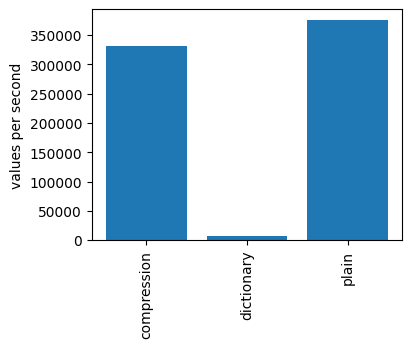

Here is the Python script that generated this plot:
import pandas as pd
import matplotlib.pyplot as plt

plt.rc("axes", axisbelow=True)

df = pd.read_csv("parquet_encoding.csv")

print(df)

plain = df["takes_per_second"].values[0]
compression = df["takes_per_second"].values[1]
dictionary = df["takes_per_second"].values[2]

x = ["compression", "dictionary", "plain"]
y = [compression, dictionary, plain]

fig, ax = plt.subplots()

fig.set_dpi(150)
fig.set_size_inches(4, 3)

ax.set_ylabel("values per second")

ax.bar(
    x,
    y,
)

ax.tick_params(axis="x", labelrotation=90)

plt.savefig("parquet_encoding.png", bbox_inches="tight")
plt.close()
